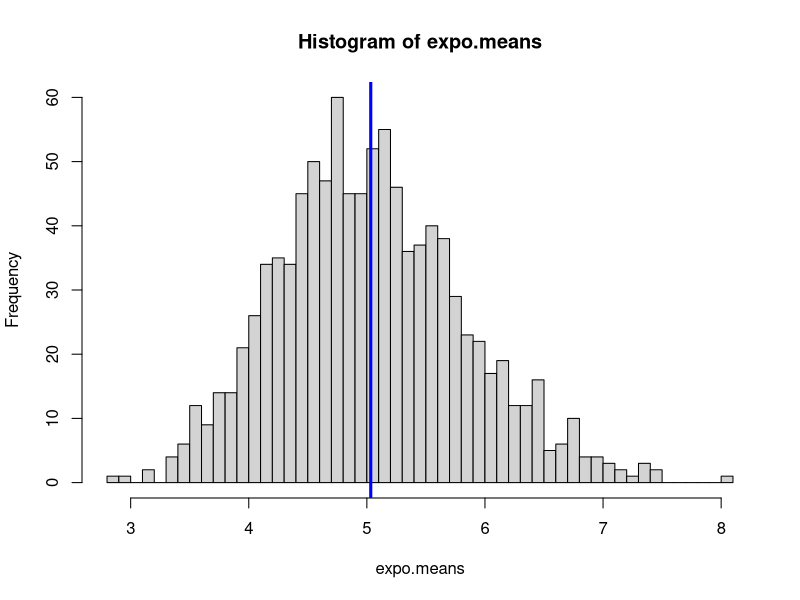
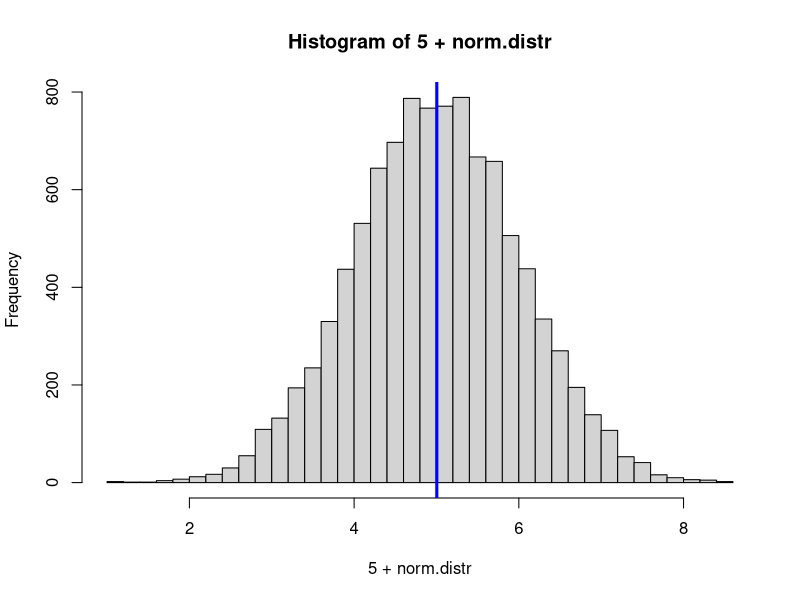
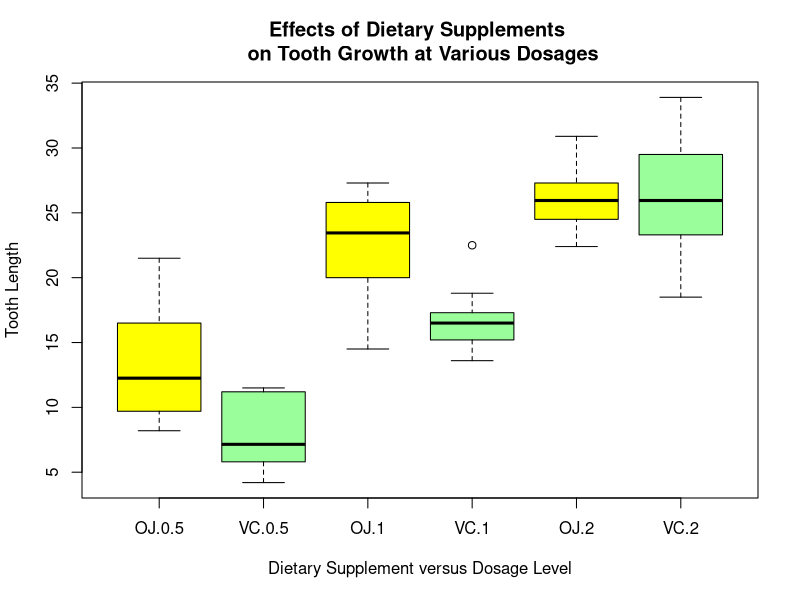

Generate these figures, in order, with R:
## ---- chunk 1
setwd("/Users/dalehunscher/Dropbox/Coursera/Statistical_Inference/project")

library(knitr) 
library(graphics)
library(datasets)
library(ggplot2)

## ---- chunk 2

set.seed(48103)

## ---- chunk 3

nsamples <- 1000 # dim of mns
n <- 40 # n for each sample mean
lambda <- 0.2 # exponential rate
## ---- chunk 4

expo.means <- NULL; for ( i in 1:nsamples) { expo.means = c(expo.means, mean(rexp(n,lambda)))}

theoretical.mean <- 1/lambda
expo.mean = mean(expo.means)

expo.var <- var(expo.means)
theoretical.var <- ((1/lambda)/sqrt(n))^2

## ---- chunk 5

expo.mean

theoretical.mean

## ---- chunk 6

expo.var

theoretical.var
## ---- chunk 7

hist(expo.means,breaks=50)
abline(v = mean(expo.means), col="blue", lwd = 3)

## ---- chunk 8

n <- 10000

norm.distr <- rnorm(n)
hist(5 + norm.distr,breaks=50)
abline(v = 5 + mean(norm.distr), col="blue", lwd = 3)

## ---- chunk 9
# load the data set into a transient variable

tooth <- ToothGrowth

oj.group <- tooth[tooth$supp == "OJ",c("len","dose")]
vc.group <- tooth[tooth$supp == "VC",c("len","dose")]

doses <- c(0.5,1.0,2.0)

## ---- chunk 10

summary(tooth)

## ---- chunk 11

boxplot(len~supp*dose, 
        data = tooth, 
        col=(c("yellow1","palegreen1")),
        #horizontal = TRUE,
        main = paste("Effects of Dietary Supplements \n",
                     "on Tooth Growth at Various Dosages"), 
        xlab = "Dietary Supplement versus Dosage Level",
        ylab = "Tooth Length")


## ---- chunk 12

mean(oj.group$len[which(oj.group$dose == 0.5)])-mean(vc.group$len[which(vc.group$dose == 0.5)])

## ---- chunk 13

result <- t.test(oj.group$len[which(oj.group$dose == 0.5)],vc.group$len[which(vc.group$dose == 0.5)],alternative="greater")

## ---- chunk 14

mean(oj.group$len[which(oj.group$dose == 1.0)])-mean(vc.group$len[which(vc.group$dose == 1.0)])

## ---- chunk 15

result <- t.test(oj.group$len[which(oj.group$dose == 1.0)],vc.group$len[which(vc.group$dose == 1.0)],alternative="greater")

## ---- chunk 16

mean(oj.group$len[which(oj.group$dose == 2.0)])-mean(vc.group$len[which(vc.group$dose == 2.0)])

## ---- chunk 17

result <- t.test(oj.group$len[which(oj.group$dose == 2.0)],vc.group$len[which(vc.group$dose == 2.0)])

## ---- chunk 18

t.test(tooth$len[tooth$dose==0.5 & tooth$supp == "OJ"],tooth$len[tooth$dose==1.0 & tooth$supp == "OJ"])$p.value
## ---- chunk 19

t.test(tooth$len[tooth$dose==1.0 & tooth$supp == "OJ"],tooth$len[tooth$dose==2.0 & tooth$supp == "OJ"])$p.value
## ---- chunk 20
t.test(tooth$len[tooth$dose==0.5 & tooth$supp == "VC"],tooth$len[tooth$dose==1.0 & tooth$supp == "VC"])$p.value
## ---- chunk 21

t.test(tooth$len[tooth$dose==1.0 & tooth$supp == "VC"],tooth$len[tooth$dose==2.0 & tooth$supp == "VC"])$p.value
